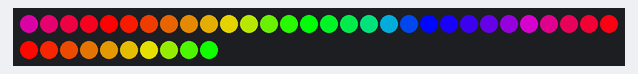
This sketch was run on a simulated Arduino Uno, built with avr-gcc and run on an emulated ATmega328P. Parts: 40 RGB LEDs in strip order, left to right, continuing on the next row. Random numbers use the default seed unless the sketch sets one.

Above: at 1.15 s.
At 5.99 s:
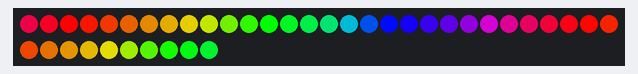
At 10.52 s:
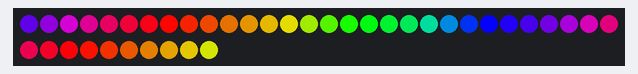
At 20.49 s:
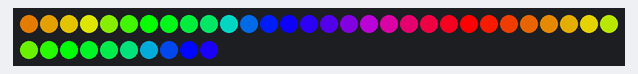
At 30.17 s:
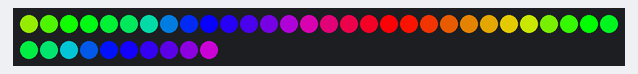
At 39.84 s:
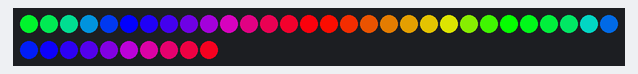

The sketch:

Fastled.ino
```cpp
#include "Confetti.h"
#include "BlendWave.h"
#include "RainbowMarch.h"
#include "Ripples.h"

Confetti confettiEffect;  // Erstelle ein Confetti-Objekt
BlendWave blendwaveEffect;  // Erstelle ein Objekt der BlendWave-Klasse
RainbowMarch rainbowEffect;  // Erstelle ein Objekt der RainbowMarch-Klasse
Ripples ripplesEffect;  // Erstelle ein Objekt der Ripples-Klasse

void setup() {
  //confettiEffect.setup();  // Setup der Confetti-Klasse
  //blendwaveEffect.setup();  // Setup der BlendWave-Klasse
  rainbowEffect.setup();  // Setup der RainbowMarch-Klasse
  //ripplesEffect.setup();  // Setup für die Ripples-Klasse
  //ripplesEffect.startEffect();  // Starte den Ripple-Effekt
}

void loop() {
  //confettiEffect.loop();   // Loop der Confetti-Klasse
  //blendwaveEffect.loop();   // Loop der BlendWave-Klasse
  rainbowEffect.loop();   // Loop der RainbowMarch-Klasse
  //ripplesEffect.loop();   // Loop der Ripples-Klasse
}
```

BlendWave.cpp
```cpp
#include "BlendWave.h"

BlendWave::BlendWave()
    : max_bright(128), speed(0), loc1(0), loc2(0), ran1(0), ran2(0) {
    // Konstruktor, Initialisierung von Standardwerten
}

void BlendWave::setup() {
    Serial.begin(115200);                                       // Initialisiere den Serial-Port
    delay(1000);                                                 // Weicher Start

    LEDS.addLeds<LED_TYPE, LED_DT, COLOR_ORDER>(leds, NUM_LEDS);  // Use this for WS2812

    FastLED.setBrightness(max_bright);
    FastLED.setMaxPowerInVoltsAndMilliamps(5, 500);              // FastLED Strommanagement auf 5V, 500mA setzen
}

void BlendWave::loop() {
    blendwave();  // Führt den Blendwave-Effekt aus
    FastLED.show();  // Zeigt das Ergebnis an
}

void BlendWave::blendwave() {
    // Berechne die Geschwindigkeit basierend auf einem Beat
    speed = beatsin8(6, 0, 255);

    // Berechne zwei Farben, die sich miteinander mischen
    clr1 = blend(CHSV(beatsin8(3, 0, 255), 255, 255), CHSV(beatsin8(4, 0, 255), 255, 255), speed);
    clr2 = blend(CHSV(beatsin8(4, 0, 255), 255, 255), CHSV(beatsin8(3, 0, 255), 255, 255), speed);

    // Berechne eine Position basierend auf einem anderen Beat
    loc1 = beatsin8(10, 0, NUM_LEDS - 1);

    // Fülle den LED-Array mit einem Farbverlauf
    fill_gradient_RGB(leds, 0, clr2, loc1, clr1);
    fill_gradient_RGB(leds, loc1, clr2, NUM_LEDS - 1, clr1);
}
```

BlendWave.h
```cpp
#ifndef BLENDWAVE_H
#define BLENDWAVE_H

#include "FastLED.h"

// Definiere die Konstanten
#define LED_DT 5         // Data Pin für den Strip
#define LED_CK 11         // Clock Pin für den Strip (APA102, WS2801)
#define COLOR_ORDER BGR   // Farborder
#define LED_TYPE WS2812B   // Typ des LED-Streifens
#define NUM_LEDS 60       // Anzahl der LEDs

class BlendWave {
public:
    BlendWave();                       // Konstruktor
    void setup();                       // Setup-Funktion
    void loop();                        // Loop-Funktion
    void blendwave();                   // Blendwave-Effekt

private:
    uint8_t max_bright;                 // Maximale Helligkeit
    CRGB leds[NUM_LEDS];                // LED Array
    CRGB clr1, clr2;                    // Farbvariablen
    uint8_t speed;                      // Geschwindigkeit
    uint8_t loc1, loc2;                 // Positionen der Wellen
    uint8_t ran1, ran2;                 // Zufallswerte
};

#endif // BLENDWAVE_H
```

Confetti.cpp
```cpp
#include "Confetti.h"

Confetti::Confetti()
    : max_bright(128), thisfade(8), thishue(50), thisinc(1),
      thissat(100), thisbri(255), huediff(256), thisdelay(5), previousMillis(0) {
    // Konstruktor, Initialisierung von Standardwerten
}

void Confetti::setup() {
    delay(1000);  // Power-up safety delay
    Serial.begin(115200);

    // LEDs einrichten (für APA102 oder WS2801)
    LEDS.addLeds<LED_TYPE, LED_DT, COLOR_ORDER>(leds, NUM_LEDS);    // Use this for WS2812B

    FastLED.setBrightness(max_bright);
    FastLED.setMaxPowerInVoltsAndMilliamps(5, 500); // FastLED Strommanagement auf 5V, 500mA setzen
}

void Confetti::loop() {
    ChangeMe();  // Überprüft, ob Änderungen vorgenommen werden müssen

    EVERY_N_MILLISECONDS(thisdelay) {
        confetti();  // FastLED basiertes nicht-blockierendes Delay
    }
    FastLED.show();  // LEDs anzeigen
}

void Confetti::confetti() {
    fadeToBlackBy(leds, NUM_LEDS, thisfade);  // LEDs verblassen
    int pos = random16(NUM_LEDS);             // Zufällige Position
    leds[pos] += CHSV((thishue + random16(huediff)) / 4, thissat, thisbri);  // Zufällige Farbe hinzufügen
    thishue = thishue + thisinc;              // Hue Inkrement
}

void Confetti::ChangeMe() {
    uint8_t secondHand = (millis() / 1000) % 15;  // Jede Sekunde ändern
    static uint8_t lastSecond = 99;               // Für Entprellung

    if (lastSecond != secondHand) {
        lastSecond = secondHand;
        switch (secondHand) {
            case 0:
                thisinc = 1; thishue = 192; thissat = 255; thisfade = 2; huediff = 256;
                break;
            case 5:
                thisinc = 2; thishue = 128; thisfade = 8; huediff = 64;
                break;
            case 10:
                thisinc = 1; thishue = random16(255); thisfade = 1; huediff = 16;
                break;
            case 15:
                break; // Kein Wechsel
        }
    }
}
```

Confetti.h
```cpp
#ifndef CONFETTI_H
#define CONFETTI_H

#include "FastLED.h"

// Definiere die Konstanten
#define LED_DT 6         // Data Pin für den Strip
//#define LED_CK 11         // Clock Pin für den Strip
#define COLOR_ORDER BGR   // Farborder
#define LED_TYPE WS2812B   // Typ des LED-Streifens
#define NUM_LEDS 50       // Anzahl der LEDs

class Confetti {
public:
    Confetti();                       // Konstruktor
    void setup();                     // Setup-Funktion
    void loop();                      // Loop-Funktion
    void ChangeMe();                  // Wechselnde Einstellungen
    void confetti();                  // Hauptfunktion für den Confetti-Effekt

private:
    uint8_t max_bright;               // Maximale Helligkeit
    uint8_t thisfade;                 // Fade-Geschwindigkeit
    int thishue;                      // Start-Hue
    uint8_t thisinc;                  // Hue-Inkrement
    uint8_t thissat;                  // Sättigung
    uint8_t thisbri;                  // Helligkeit
    int huediff;                      // Farbunterschied
    uint8_t thisdelay;                // Verzögerung für die Anzeige
    unsigned long previousMillis;     // vorherige Zeit für das Update
    CRGB leds[NUM_LEDS];              // LED Array
};

#endif // CONFETTI_H
```

RainbowMarch.cpp
```cpp
#include "RainbowMarch.h"

RainbowMarch::RainbowMarch()
    : max_bright(255) {
    // Konstruktor, Initialisierung von Standardwerten
}

void RainbowMarch::setup() {
    Serial.begin(115200);                                      // Initialisiere den seriellen Monitor
    delay(1000);                                                // Soft-Start

    LEDS.addLeds<LED_TYPE, LED_DT, COLOR_ORDER>(leds, NUM_LEDS);  // Use this for WS2812

    FastLED.setBrightness(max_bright);
    FastLED.setMaxPowerInVoltsAndMilliamps(5, 1000);            // FastLED Strommanagement auf 5V, 1000mA setzen
}

void RainbowMarch::loop() {
    rainbow_march(200, 10);  // Führt den Rainbow March Effekt aus
    FastLED.show();          // Zeigt das Ergebnis an
}

void RainbowMarch::rainbow_march(uint8_t thisdelay, uint8_t deltahue) {
    uint8_t thishue = millis() * (255 - thisdelay) / 255;       // Berechnet den Hue-Wert basierend auf der Zeit und dem Delay-Wert

    // Alternativ könntest du auch einen Beat verwenden:
    // thishue = beat8(50);                                      // FastLED sawtooth generator
    // thishue = beatsin8(50, 0, 255);                           // Beat mit veränderlicher Geschwindigkeit

    fill_rainbow(leds, NUM_LEDS, thishue, deltahue);            // Füllt den LED-Array mit einem Regenbogen
}
```

RainbowMarch.h
```cpp
#ifndef RAINBOW_MARCH_H
#define RAINBOW_MARCH_H

#include "FastLED.h"

// Definiere die Konstanten
#define LED_DT 6         // Data Pin für den Strip
#define LED_CK 11         // Clock Pin für den Strip (APA102, WS2801)
#define COLOR_ORDER GRB   // Farborder
#define LED_TYPE WS2812B   // Typ des LED-Streifens
#define NUM_LEDS 120       // Anzahl der LEDs

class RainbowMarch {
public:
    RainbowMarch();                       // Konstruktor
    void setup();                          // Setup-Funktion
    void loop();                           // Loop-Funktion
    void rainbow_march(uint8_t thisdelay, uint8_t deltahue); // Rainbow March Effekt

private:
    uint8_t max_bright;                    // Maximale Helligkeit
    CRGB leds[NUM_LEDS];                   // LED Array
};

#endif // RAINBOW_MARCH_H
```

Ripples.cpp
```cpp
#include "Ripples.h"

Ripples::Ripples()
    : max_bright(128), currentPalette(OceanColors_p), targetPalette(OceanColors_p), effectRunning(false) {
    // Konstruktor - Initialisierung der Standardwerte
}

void Ripples::setup() {
    Serial.begin(115200);                                                      // Initialisierung des seriellen Monitors
    delay(1000);                                                                // Verzögerung zum Starten

    LEDS.setBrightness(max_bright);                                            // Maximale Helligkeit einstellen
    LEDS.addLeds<LED_TYPE, LED_DT, COLOR_ORDER>(leds, NUM_LEDS);               // Initialisierung der LEDs (für WS2812)
    FastLED.setMaxPowerInVoltsAndMilliamps(5, 1000);                           // Stromversorgung für LEDs (5V, 1A)
}

void Ripples::loop() {
    if (effectRunning) {
        EVERY_N_MILLISECONDS(50) {                                              // Palette-Übergang alle 50 ms
            uint8_t maxChanges = 24;
            nblendPaletteTowardPalette(currentPalette, targetPalette, maxChanges);  // Glatter Farbübergang
        }

        EVERY_N_SECONDS(5) {
            SetupMySimilar4Palette();                                           // Ändert alle 5 Sekunden die Farbpalette
        }

        EVERY_N_MILLIS(50) {                                                   // Alle 50 ms wird der Ripple-Effekt aufgerufen
            rippless();                                                         // Ripple-Effekt ausführen
        }

        if (millis() - effectStartTime >= 10000) {                              // Stoppe nach 10 Sekunden
            stopEffect();
        }

        FastLED.show();                                                         // Zeigt das Ergebnis an
    }
}

void Ripples::startEffect() {
    effectStartTime = millis();  // Startzeit speichern
    effectRunning = true;         // Effekt als laufend markieren
}

void Ripples::stopEffect() {
    effectRunning = false;        // Effekt stoppen
    fill_solid(leds, NUM_LEDS, CRGB::Black);  // Alle LEDs ausschalten
    FastLED.show();               // LEDs aktualisieren
}

bool Ripples::isEffectRunning() {
    return effectRunning;  // Gibt zurück, ob der Effekt läuft
}

void Ripples::rippless() {
    // Prüfen, ob ein Ripple abgelaufen ist und wenn ja, einen neuen erzeugen
    for (int i = 0; i < maxRipples; i += 2) {
        if (random8() > 224 && !ripples[i].exist) {
            ripples[i].Init(192, 10);                                           // Ripple initialisieren (Fade und MaxLife)
            ripples[i + 1] = ripples[i];                                        // Spiegeln des Ripples (Position bleibt gleich)
            ripples[i + 1].velocity *= -1;                                      // Die andere Hälfte des Ripples bewegt sich in die entgegengesetzte Richtung
        }
    }

    // Bewege und zeichne jedes Ripple
    for (int i = 0; i < maxRipples; i++) {
        if (ripples[i].exist) {
            leds[ripples[i].pos] = ColorFromPalette(currentPalette, ripples[i].color, ripples[i].brightness, LINEARBLEND);
            ripples[i].Move();  // Ripple bewegen
        }
    }

    fadeToBlackBy(leds, NUM_LEDS, 160);  // LEDs langsam verblassen
}

void Ripples::SetupMySimilar4Palette() {
    uint8_t thishue = random8();  // Generiere einen zufälligen Hue-Wert

    // Definiere eine Palette mit benachbarten Farben
    targetPalette = CRGBPalette16(
        CHSV(thishue + random8(32), 255, random8(128, 255)),
        CHSV(thishue + random8(32), 255, random8(192, 255)),
        CHSV(thishue + random8(32), 192, random8(192, 255)),
        CHSV(thishue + random8(32), 255, random8(128, 255))
    );
}

// Ripple-Struktur-Methoden

void Ripples::Ripple::Move() {
    pos += velocity;
    life++;

    // Bouncing an den Enden des Stripes
    if (pos > NUM_LEDS - 1) {
        velocity *= -1;
        pos = NUM_LEDS - 1;
    }

    if (pos < 0) {
        velocity *= -1;
        pos = 0;
    }

    // Helligkeit anpassen
    brightness = scale8(brightness, fade);

    // Ripple "sterben" lassen, wenn seine Lebensdauer überschritten ist
    if (life > maxLife) exist = false;
}

void Ripples::Ripple::Init(uint8_t Fade, uint8_t MaxLife) {
    pos = random8(NUM_LEDS / 8, NUM_LEDS - NUM_LEDS / 8);  // Ripple startet nicht zu nah am Rand
    velocity = 1;  // Ripple geht nach vorne (Richtung +1)
    life = 0;      // Leben beginnt bei 0
    maxLife = MaxLife;  // Maximallebensdauer
    exist = true;  // Ripple existiert zu Beginn
    brightness = 255;  // Maximale Helligkeit
    color = millis();  // Initialisiere Farbwert mit Zeit (HUE)
    fade = Fade;  // Fade-Wert
}
```

Ripples.h
```cpp
#ifndef RIPPLES_H
#define RIPPLES_H

#include "FastLED.h"

// Konstanten und Definitionsbereiche
#define LED_DT 2                                                               // Data Pin für WS2812
#define LED_CK 11                                                              // Clock Pin für WS2801 oder APA102
#define COLOR_ORDER GRB                                                        // Farbordnung (GRB für WS2812)
#define LED_TYPE WS2812                                                        // LED Typ (z. B. WS2812, WS2801)
#define NUM_LEDS 40                                                            // Anzahl der LEDs

#define maxRipples 6                                                           // Maximale Anzahl der Ripples (mindestens 2)

class Ripples {
public:
    Ripples();                                                                // Konstruktor
    void setup();                                                              // Setup der LEDs
    void loop();                                                               // Loop Funktion, wird ständig aufgerufen
    void startEffect();                                                        // Startet den Ripple-Effekt
    void stopEffect();                                                         // Stoppt den Ripple-Effekt
    bool isEffectRunning();                                                    // Überprüft, ob der Effekt läuft

private:
    uint8_t max_bright;                                                       // Maximale Helligkeit
    CRGB leds[NUM_LEDS];                                                      // Array der LEDs
    CRGBPalette16 currentPalette;                                              // Aktuelle Farbpalette
    CRGBPalette16 targetPalette;                                               // Zielpalette für den Farbwechsel

    unsigned long effectStartTime;                                             // Startzeit des Effekts
    bool effectRunning;                                                        // Flag, ob der Effekt läuft

    struct Ripple {                                                            // Ripple Struktur (Reko Meriö)
        uint8_t brightness;                                                    // Helligkeit
        int8_t color;                                                          // Farbe
        int16_t pos;                                                           // Position des Ripples
        int8_t velocity;                                                       // Richtung des Ripples (1 oder -1)
        uint8_t life;                                                          // Leben des Ripples
        uint8_t maxLife;                                                       // Maximale Lebensdauer des Ripples
        uint8_t fade;                                                          // Fading-Effekt
        bool exist;                                                            // Existiert das Ripple?

        void Move();                                                           // Bewegung des Ripples
        void Init(uint8_t Fade, uint8_t MaxLife);                               // Initialisierung des Ripples
    };

    Ripple ripples[maxRipples];                                                 // Array der Ripples

    void rippless();                                                           // Diese Methode muss hier deklariert werden
    void SetupMySimilar4Palette();                                              // Diese Methode muss hier deklariert werden
};

#endif // RIPPLES_H
```
